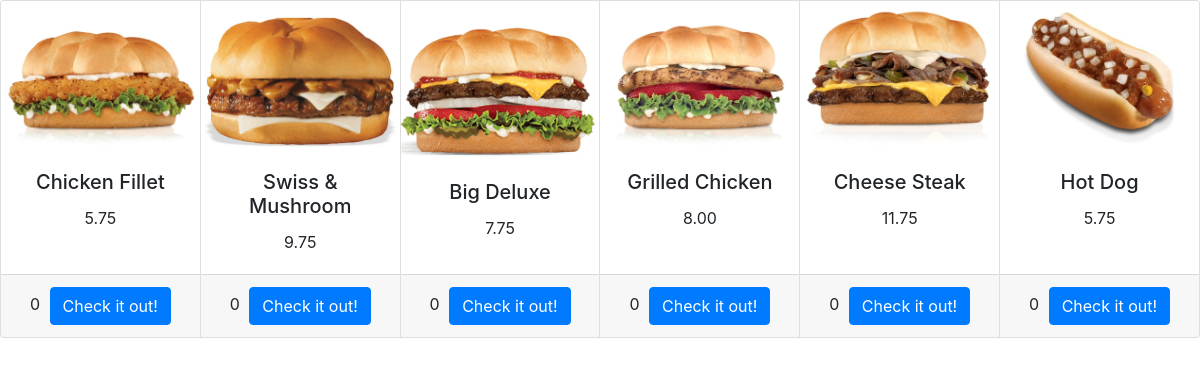
Page /items/ on the earlier database version.
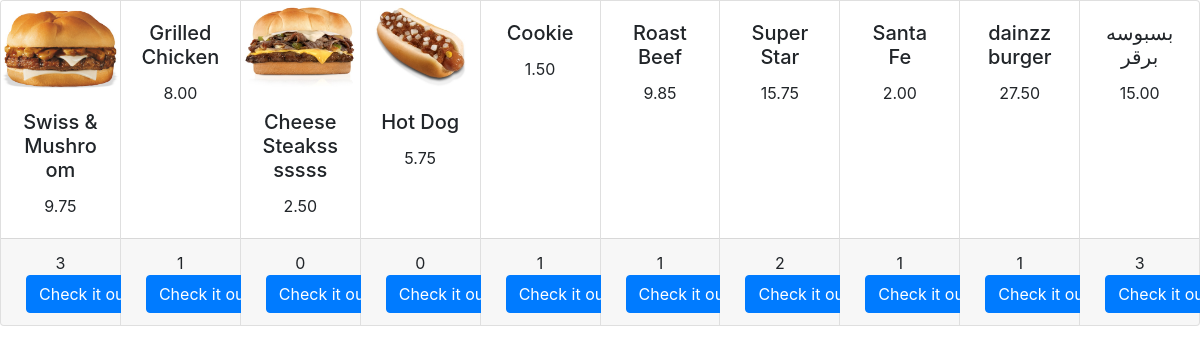
Same page on the later database version.
### hardees/models.py (models this page shows)
class Item(models.Model):
    name = models.CharField(max_length=50, unique=True, )
    description = models.TextField(max_length=255, )
    pic = models.ImageField(blank=True, null=True, )
    price = models.DecimalField(decimal_places=2, max_digits=6, )
    likes = models.ManyToManyField(User, related_name='likes', blank=True, )
    def get_absolute_url(self):
        return reverse('item-detail', args=[int(self.id)])
    @property
    def total_likes(self):
        return self.likes.count()

### hardees/views.py (the view)
# urls.py: path('items/', ItemListView.as_view(), name='items'),
class ItemListView(ListView):
    template_name = 'items.html'
    model = Item

### templates/items.html (shortened to what this page needs)
{% extends 'base.html' %}
{% load static %}
{% load my_tags %}
{% block body %}
<div class="card-group">
    {% for burger in object_list %}
    <div class="card text-center" style="width: 18rem;">
        <img class="card-img-top" src="{{burger.pic.url}}" alt="">
        <div class="card-body">
            <h5 class="card-title">{{burger.name}}</h5>
            <p class="card-text">{{burger.price}}</p>
        </div>
        <div class="card-footer">
            {{burger.total_likes}}
            <a style="margin-left:5px" href="{{burger.get_absolute_url}}" class="btn btn-primary">Check it out!</a>
        </div>
    </div>
    {% endfor %}
</div>
{% endblock body %}

### templates/base.html (shortened to what this page needs)
<!DOCTYPE html>
<html lang="en">
<head>
    <link rel="stylesheet" href="https://maxcdn.bootstrapcdn.com/bootstrap/4.1.3/css/bootstrap.min.css">
    <link rel="stylesheet" href="https://use.fontawesome.com/releases/v5.2.0/css/all.css"
>
</head>
<body>
{% block body %}{% endblock body %}
</body>
</html>

Differences in the rows shown:
removed Item: pic (picture), name "Chicken Fillet", price "5.75", total_likes "0"
removed Item: pic (picture), name "Big Deluxe", price "7.75", total_likes "0"
changed Item "Swiss & Mushroom": total_likes "0" → "3"
changed Item "Grilled Chicken": total_likes "0" → "1"; pic: picture removed
changed Item: name "Cheese Steak" → "Cheese Steaksssssss"; price "11.75" → "2.50"
added Item: name "Cookie", price "1.50", total_likes "1"
added Item: name "Roast Beef", price "9.85", total_likes "1"
added Item: name "Super Star", price "15.75", total_likes "2"
added Item: name "Santa Fe", price "2.00", total_likes "1"
added Item: name "dainzz burger", price "27.50", total_likes "1"
added Item: name "بسبوسه برقر", price "15.00", total_likes "3"
